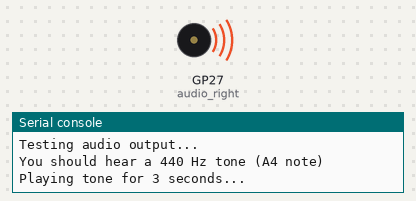
The program below on a simulated Raspberry Pi Pico running MicroPython. On the bench: buzzer (waves = sounding), the last lines printed to the serial console. At 6.3 s the program stops and its outputs stay as they are.

Above: at 0.1 s.
At 6.4 s:
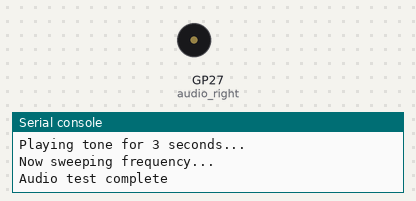
Timing chart, 0 to 7.8 s (numbered marks = the images above):
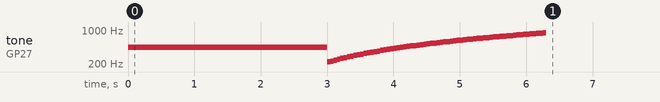

The program:

sim.py
```python
# PicoCalc audio test script
from machine import Pin, PWM
import time

# Audio pins for PicoCalc
AUDIO_LEFT = 28
AUDIO_RIGHT = 27

# Initialize PWM for audio
audio_left = PWM(Pin(AUDIO_LEFT))
audio_right = PWM(Pin(AUDIO_RIGHT))

# Set frequency to audible range
audio_left.freq(440)  # 440 Hz = A4 note
audio_right.freq(440)

print("Testing audio output...")
print("You should hear a 440 Hz tone (A4 note)")

# Turn on sound at 50% volume
audio_left.duty_u16(32768)  # 50% duty cycle
audio_right.duty_u16(32768)

# Play for 3 seconds
print("Playing tone for 3 seconds...")
time.sleep(3)

# Sweep frequency to test range
print("Now sweeping frequency...")
for freq in range(220, 880, 10):
    audio_left.freq(freq)
    audio_right.freq(freq)
    time.sleep(0.05)

# Turn off sound
audio_left.duty_u16(0)
audio_right.duty_u16(0)

print("Audio test complete")
```

Measured:
- by itself, tone on GP27 (audio_right): plays 440 Hz for 3.0 s, 220 Hz for 0.05 s, 230 Hz for 0.05 s, 240 Hz for 0.05 s, 250 Hz for 0.05 s, 260 Hz for 0.05 s … (67 notes in this stretch)
